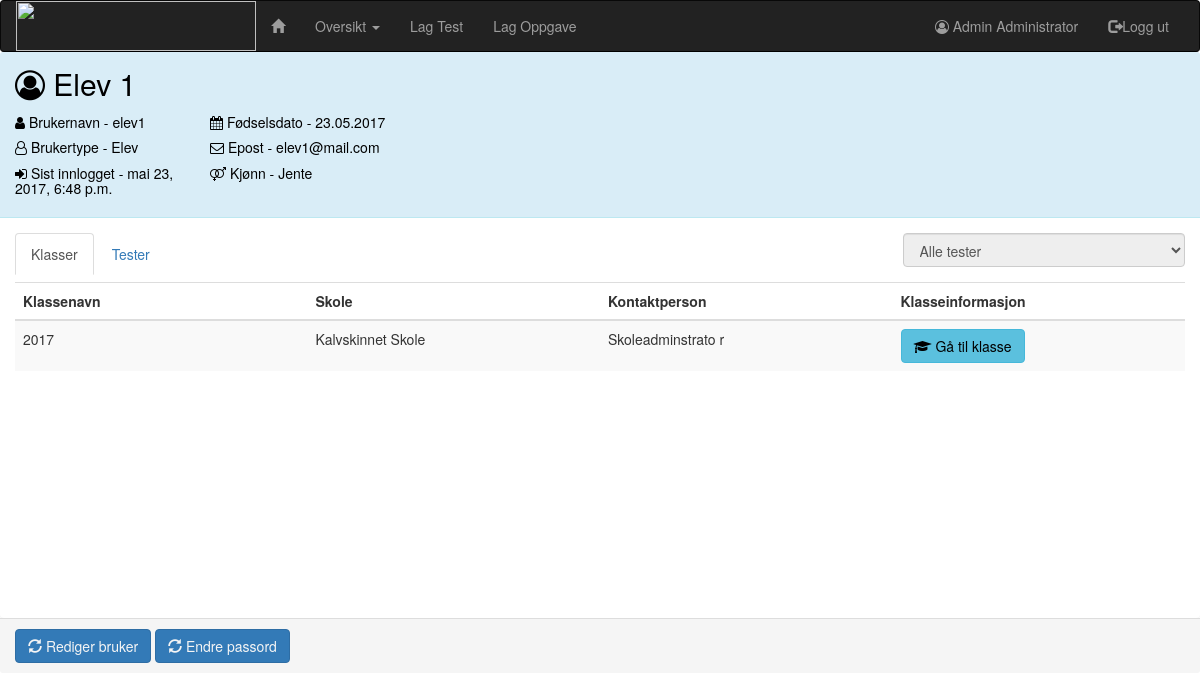
Page /administrasjon/brukere/elev1/ (signed in) on the earlier database version.
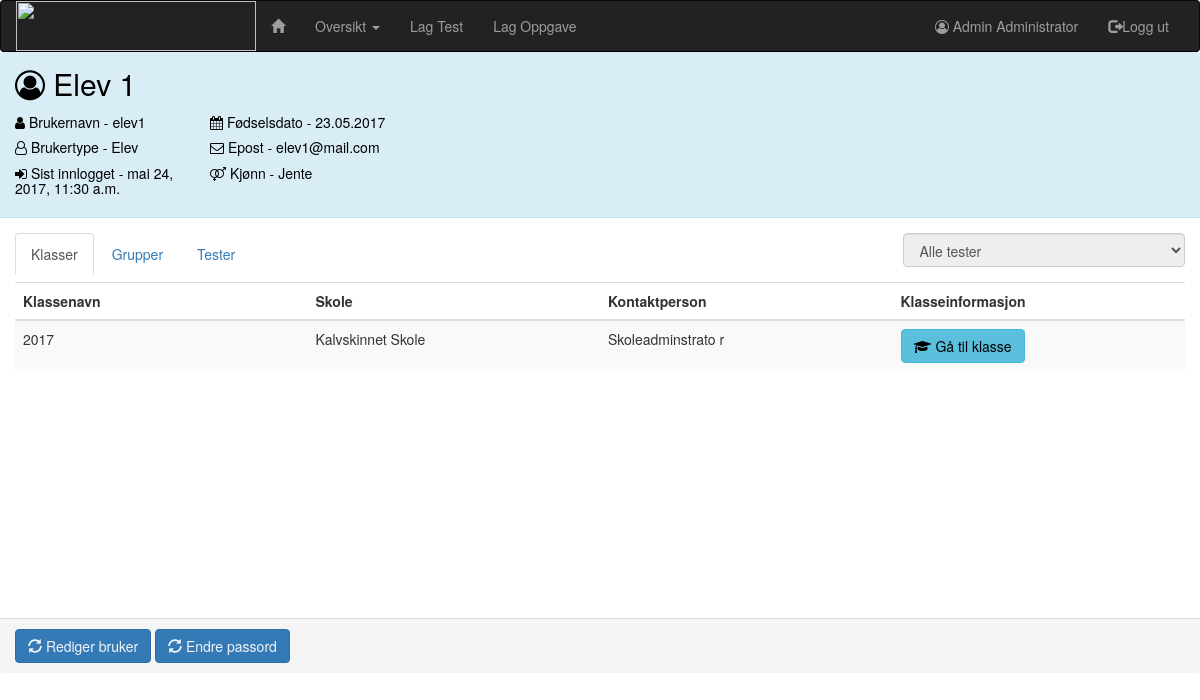
Same page on the later database version.
### administration/models.py (models this page shows, shortened)
class Person(AbstractUser):
    grades = models.ManyToManyField(Grade, default="", blank=True, verbose_name="klasse")
    SEX = [
        ("M", "Gutt"),
        ("F", "Jente")
    ]
    ROLE = [
        (1, "Elev"),
        (2, 'Lærer'),
        (3, 'Skoleadministrator'),
        (4, 'Administrator')
    ]
    sex = models.CharField(max_length=1, choices=SEX, verbose_name="kjønn", null=True)
    date_of_birth = models.DateField(max_length=8, verbose_name='Fødselsdato', null=True)
    role = models.IntegerField(choices=ROLE, default=1, verbose_name='brukertype')
    tests = models.ManyToManyField('maths.Test', blank=True, verbose_name='tester')
    class Meta:
        ordering = ['username']

### administration/views.py (the view, shortened to what this page needs)
# urls.py: url(r'brukere/(?P<slug>[\w-]+)/$', views.PersonDetailView.as_view(), name="personDetail"),
class PersonDetailView(SchoolCheck, View):
    def get(self, request, *args, **kwargs):
        view = PersonDisplayView.as_view()
        return view(request, *args, **kwargs)

### administration/forms.py
class ChangePasswordForm(forms.ModelForm):
    password = forms.CharField(widget=forms.PasswordInput)
    password2 = forms.CharField(widget=forms.PasswordInput)
    class Meta:
        model = Person
        fields = ['password']

### administration/models.py (called while the page is built)
    def __str__(self):
        return self.school_name

### administration/templatetags/administration_extras.py (called while the page is built)
@register.simple_tag
def grade_check(grade, person):
    if person.role == 4:
        return True
    elif person.role == 3:
        if grade.school.school_administrator == person:
            return True
    elif person.role == 2:
        for teacherGrade in person.grades.all():
            if grade == teacherGrade:
                return True
    return False

@register.simple_tag()
def group_check(group, person):
    if person.role == 4:
        return True
    elif person.role == 3:
        if group.grade.school.school_administrator == person:
            return True
    return False

### maths/models.py (called while the page is built)
    def __str__(self):
        return self.task_collection.test_name

### maths/templatetags/maths_extras.py (called while the page is built)
@register.simple_tag
def answered(person, test):
    for answer in person.answer_set.all():
        if answer.test_id == test.id:
            return answer
    return ""

### administration/templates/administration/person_detail.html (shortened to what the changed rows need)
{% extends 'matistikk/base.html' %}
{% load bootstrap3 %}
{% load maths_extras %}
{% load administration_extras %}
{% load static %}
{% block body %}
    <div class="panel panel-info">
        <div class="panel-heading">
            <h2><i class="fa fa-user-circle-o" aria-hidden="true"></i> {{ person.get_full_name }}</h2>
            <div class="row">
                <div class="col-md-2">
                    <h5 id="usernameField"><i class="fa fa-user" aria-hidden="true"></i> Brukernavn
                        - {{ person.username }}</h5>
                    <h5><i class="fa fa-user-o" aria-hidden="true"></i> Brukertype - {% if person.role == 4 %}
                        Administrator
                    {% elif person.role == 3 %}
                        Skoleadministrator
                    {% elif person.role == 2 %}
                        Lærer
                    {% else %}
                        Elev
                    {% endif %}</h5>
                    <h5><i class="fa fa-sign-in" aria-hidden="true"></i> Sist innlogget - {{ person.last_login }}</h5>
                </div>
                <div class="col-md-3">
                    <h5><i class="fa fa-calendar" aria-hidden="true"></i> Fødselsdato - {{ person.date_of_birth }}</h5>
                    {% if person.email %}
                        <h5><i class="fa fa-envelope-o" aria-hidden="true"></i> Epost - {{ person.email }}</h5>
                    {% endif %}
                    <h5><i class="fa fa-venus-mars" aria-hidden="true"></i> Kjønn - {% if person.sex == 'M' %}
                        Gutt
                    {% else %}
                        Jente
                    {% endif %}</h5>
                </div>
            </div>
        </div>
        <div class="panel-body">
            <ul class="nav nav-tabs">
                {% if groups %}
                    <li class="nav"><a href="#groupTab" data-toggle="tab">Grupper</a></li>
                {% endif %}
            </ul>
            <div class="tab-content">
                <div class="tab-pane fade in active" id="gradeTab">
                    <table class="table table-hover table-striped table-responsive" id="gradetable">
                        <thead>
                        <tr>
                            <th>Klassenavn</th>
                            <th>Skole</th>
                            <th>Kontaktperson</th>
                            <th>Klasseinformasjon</th>
                        </tr>
                        </thead>
                    </table>
                </div>
            </div>
        </div>
    </div>
{% endblock %}

Differences in the rows shown:
changed Person "Elev 1": last_login "mai 23, 2017, 6:48 p.m." → "mai 24, 2017, 11:30 a.m."
Other differences:
text now shown: "Grupper"
